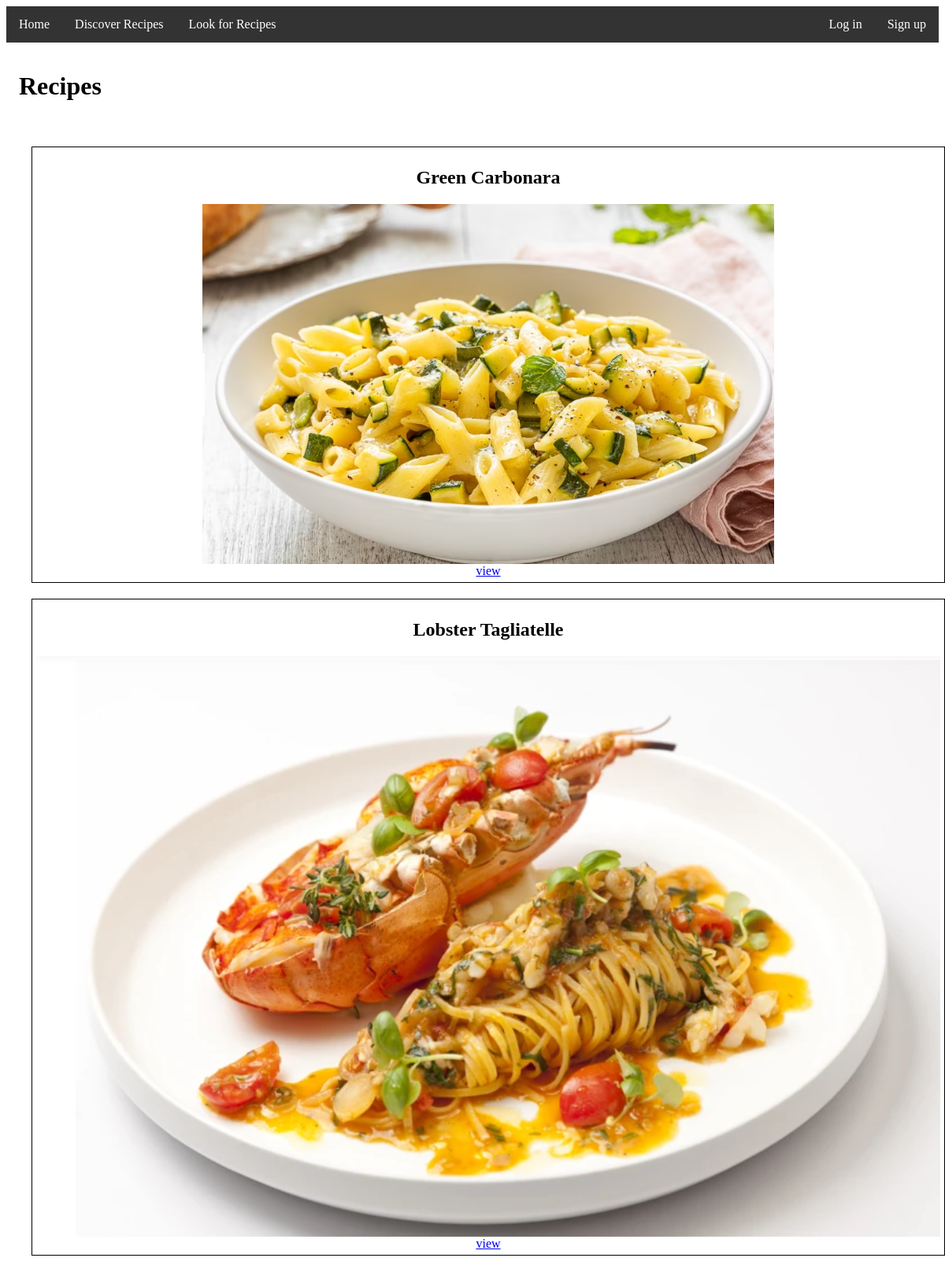
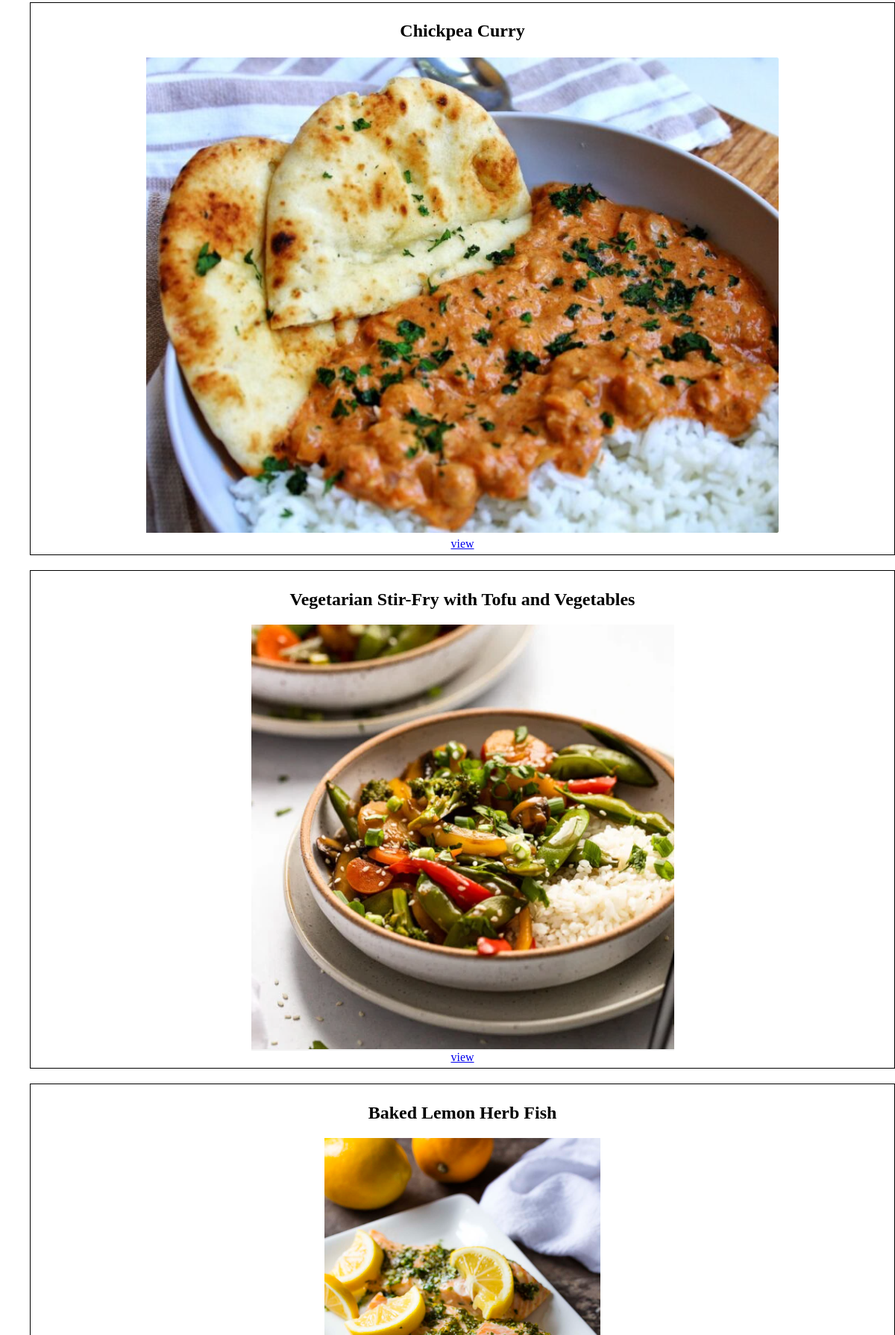
Page /list/ (upper part) on the committed database (2 pictures, top to bottom).
### recipes/models.py (models this page shows, shortened)
class Recipe(models.Model):
    title = models.CharField(max_length=200)
    author = models.ForeignKey(User, on_delete=models.CASCADE, default='', null=True)
    category = models.ForeignKey(Category, on_delete=models.CASCADE)
    description = models.TextField(max_length=2000)
    ingredients = models.CharField(max_length=2000, default='')
    instructions = models.CharField(max_length=2000, default='')
    image = models.ImageField(upload_to='images/', default='')

### recipes/views.py (the view)
# urls.py: path('list/', views.RecipeListView.as_view(), name="recipes-list"),
class RecipeListView(ListView):
    model = models.Recipe
    template_name = 'Recipes_list.html'
    context_object_name = 'recipes'

### templates/Recipes_list.html (shortened to what this page needs)
{% extends 'base.html' %}
{% block content %}
    <h1>Recipes</h1>
    <div class="recipes">
        <ul>
            {% for recipe in recipes %}
                <div class="box">
                    <h2>{{ recipe.title }}</h2>
                    {% if recipe.image %}
                        <img class="recipe_img" src="{{ recipe.image.url }}">
                    {% endif %}
                    <li><a href="{% url 'recipe-detail' recipe.pk %}">view</a></li>
                </div>
            {% endfor %}
        </ul>
    </div>
{% endblock %}

### templates/Recipes_list.html (style rules this page uses)
.recipes { width: 100%; display: flex; flex-direction: column; align-items: center; }
.recipes ul li { list-style: none; }
.box { border: 1px double black; margin: 20px; padding: 5px; display: flex; flex-direction: column; align-items: center; }

### rows in the picture
Recipe: title "Green Carbonara", image (picture)
Recipe: title "Lobster Tagliatelle", image (picture)
Recipe: title "Chickpea Curry", image (picture)
Recipe: title "Vegetarian Stir-Fry with Tofu and Vegetables", image (picture)
Recipe: title "Baked Lemon Herb Fish", image (picture)
